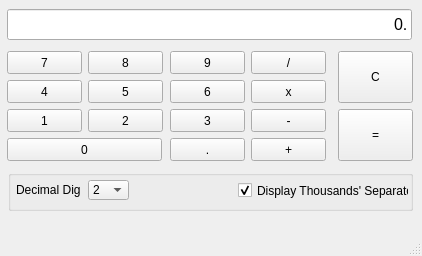
<?xml version="1.0" encoding="UTF-8"?>
<ui version="4.0">
 <class>Calculator</class>
 <widget class="QMainWindow" name="Calculator">
  <property name="geometry">
   <rect>
    <x>0</x>
    <y>0</y>
    <width>422</width>
    <height>256</height>
   </rect>
  </property>
  <property name="windowTitle">
   <string>Basic Calculator</string>
  </property>
  <widget class="QWidget" name="centralwidget">
   <widget class="QPushButton" name="btn9">
    <property name="geometry">
     <rect>
      <x>170</x>
      <y>51</y>
      <width>75</width>
      <height>23</height>
     </rect>
    </property>
    <property name="text">
     <string>9</string>
    </property>
   </widget>
   <widget class="QPushButton" name="btn6">
    <property name="geometry">
     <rect>
      <x>170</x>
      <y>80</y>
      <width>75</width>
      <height>23</height>
     </rect>
    </property>
    <property name="text">
     <string>6</string>
    </property>
   </widget>
   <widget class="QPushButton" name="btn1">
    <property name="geometry">
     <rect>
      <x>7</x>
      <y>109</y>
      <width>75</width>
      <height>23</height>
     </rect>
    </property>
    <property name="text">
     <string>1</string>
    </property>
   </widget>
   <widget class="QPushButton" name="btn5">
    <property name="geometry">
     <rect>
      <x>88</x>
      <y>80</y>
      <width>75</width>
      <height>23</height>
     </rect>
    </property>
    <property name="text">
     <string>5</string>
    </property>
   </widget>
   <widget class="QPushButton" name="btn2">
    <property name="geometry">
     <rect>
      <x>88</x>
      <y>109</y>
      <width>75</width>
      <height>23</height>
     </rect>
    </property>
    <property name="text">
     <string>2</string>
    </property>
   </widget>
   <widget class="QPushButton" name="btn7">
    <property name="geometry">
     <rect>
      <x>7</x>
      <y>51</y>
      <width>75</width>
      <height>23</height>
     </rect>
    </property>
    <property name="text">
     <string>7</string>
    </property>
   </widget>
   <widget class="QPushButton" name="btn8">
    <property name="geometry">
     <rect>
      <x>88</x>
      <y>51</y>
      <width>75</width>
      <height>23</height>
     </rect>
    </property>
    <property name="text">
     <string>8</string>
    </property>
   </widget>
   <widget class="QPushButton" name="btn4">
    <property name="geometry">
     <rect>
      <x>7</x>
      <y>80</y>
      <width>75</width>
      <height>23</height>
     </rect>
    </property>
    <property name="text">
     <string>4</string>
    </property>
   </widget>
   <widget class="QPushButton" name="btn3">
    <property name="geometry">
     <rect>
      <x>170</x>
      <y>109</y>
      <width>75</width>
      <height>23</height>
     </rect>
    </property>
    <property name="text">
     <string>3</string>
    </property>
   </widget>
   <widget class="QPushButton" name="btnDot">
    <property name="geometry">
     <rect>
      <x>170</x>
      <y>138</y>
      <width>75</width>
      <height>23</height>
     </rect>
    </property>
    <property name="text">
     <string>.</string>
    </property>
   </widget>
   <widget class="QPushButton" name="btn0">
    <property name="geometry">
     <rect>
      <x>7</x>
      <y>138</y>
      <width>155</width>
      <height>23</height>
     </rect>
    </property>
    <property name="text">
     <string>0</string>
    </property>
   </widget>
   <widget class="QPushButton" name="btnMultiply">
    <property name="geometry">
     <rect>
      <x>251</x>
      <y>80</y>
      <width>75</width>
      <height>23</height>
     </rect>
    </property>
    <property name="text">
     <string>x</string>
    </property>
   </widget>
   <widget class="QPushButton" name="btnMinus">
    <property name="geometry">
     <rect>
      <x>251</x>
      <y>109</y>
      <width>75</width>
      <height>23</height>
     </rect>
    </property>
    <property name="text">
     <string>-</string>
    </property>
   </widget>
   <widget class="QPushButton" name="btnPlus">
    <property name="geometry">
     <rect>
      <x>251</x>
      <y>138</y>
      <width>75</width>
      <height>23</height>
     </rect>
    </property>
    <property name="text">
     <string>+</string>
    </property>
   </widget>
   <widget class="QPushButton" name="btnDivide">
    <property name="geometry">
     <rect>
      <x>251</x>
      <y>51</y>
      <width>75</width>
      <height>23</height>
     </rect>
    </property>
    <property name="text">
     <string>/</string>
    </property>
   </widget>
   <widget class="QPushButton" name="btnEqual">
    <property name="geometry">
     <rect>
      <x>338</x>
      <y>109</y>
      <width>75</width>
      <height>52</height>
     </rect>
    </property>
    <property name="text">
     <string>=</string>
    </property>
   </widget>
   <widget class="QPushButton" name="btnClear">
    <property name="geometry">
     <rect>
      <x>338</x>
      <y>51</y>
      <width>75</width>
      <height>52</height>
     </rect>
    </property>
    <property name="text">
     <string>C</string>
    </property>
   </widget>
   <widget class="QLineEdit" name="txtDisplay">
    <property name="geometry">
     <rect>
      <x>7</x>
      <y>9</y>
      <width>405</width>
      <height>31</height>
     </rect>
    </property>
    <property name="font">
     <font>
      <pointsize>12</pointsize>
     </font>
    </property>
    <property name="inputMask">
     <string/>
    </property>
    <property name="text">
     <string>0.</string>
    </property>
    <property name="alignment">
     <set>Qt::AlignRight|Qt::AlignTrailing|Qt::AlignVCenter</set>
    </property>
   </widget>
   <widget class="QGroupBox" name="groupBox">
    <property name="geometry">
     <rect>
      <x>8</x>
      <y>170</y>
      <width>405</width>
      <height>41</height>
     </rect>
    </property>
    <property name="title">
     <string/>
    </property>
    <widget class="QLabel" name="lblDecimal">
     <property name="geometry">
      <rect>
       <x>8</x>
       <y>9</y>
       <width>65</width>
       <height>21</height>
      </rect>
     </property>
     <property name="text">
      <string>Decimal Digits</string>
     </property>
     <property name="scaledContents">
      <bool>false</bool>
     </property>
     <property name="wordWrap">
      <bool>false</bool>
     </property>
    </widget>
    <widget class="QComboBox" name="cboDecimal">
     <property name="geometry">
      <rect>
       <x>80</x>
       <y>10</y>
       <width>41</width>
       <height>20</height>
      </rect>
     </property>
     <property name="currentIndex">
      <number>2</number>
     </property>
     <property name="sizeAdjustPolicy">
      <enum>QComboBox::AdjustToMinimumContentsLength</enum>
     </property>
     <item>
      <property name="text">
       <string>0</string>
      </property>
     </item>
     <item>
      <property name="text">
       <string>1</string>
      </property>
     </item>
     <item>
      <property name="text">
       <string>2</string>
      </property>
     </item>
     <item>
      <property name="text">
       <string>3</string>
      </property>
     </item>
     <item>
      <property name="text">
       <string>4</string>
      </property>
     </item>
     <item>
      <property name="text">
       <string>5</string>
      </property>
     </item>
    </widget>
    <widget class="QCheckBox" name="chkSeparator">
     <property name="geometry">
      <rect>
       <x>230</x>
       <y>10</y>
       <width>171</width>
       <height>21</height>
      </rect>
     </property>
     <property name="text">
      <string>Display Thousands' Separator</string>
     </property>
     <property name="checked">
      <bool>true</bool>
     </property>
    </widget>
   </widget>
  </widget>
  <widget class="QMenuBar" name="menubar">
   <property name="geometry">
    <rect>
     <x>0</x>
     <y>0</y>
     <width>422</width>
     <height>25</height>
    </rect>
   </property>
  </widget>
  <widget class="QStatusBar" name="statusbar"/>
 </widget>
 <resources/>
 <connections/>
</ui>
